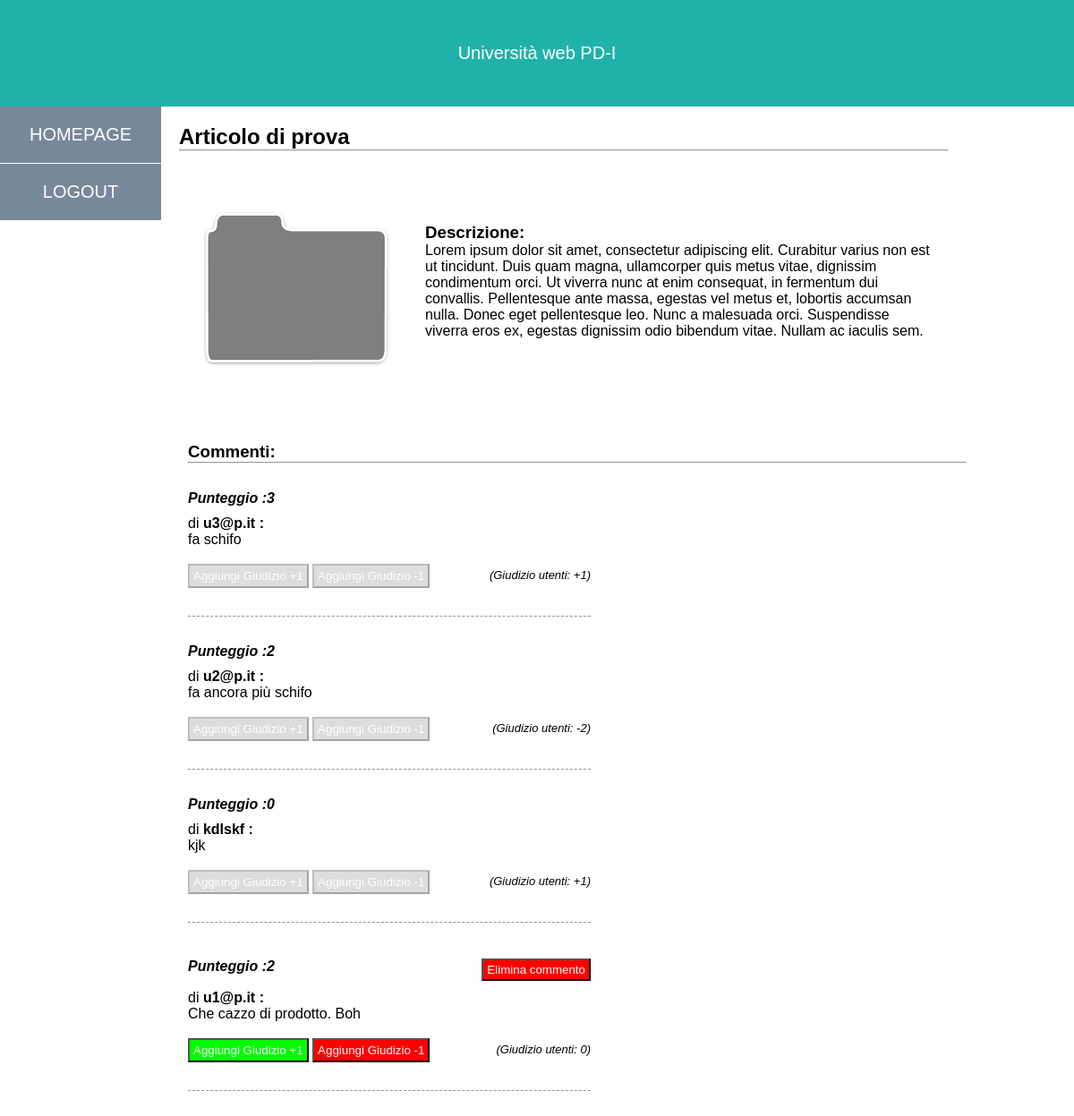
Screenshot of /articolo.php?id=1&controlla_cookies (signed in) with the database file from the repository.
### tables this page shows
CREATE TABLE IF NOT EXISTS `articoli` (
  `id_articolo` int(11) NOT NULL AUTO_INCREMENT,
  `nome` varchar(255) NOT NULL,
  `descrizione` text NOT NULL,
  `immagine` varchar(255) NOT NULL DEFAULT '',
  PRIMARY KEY (`id_articolo`)
);

CREATE TABLE IF NOT EXISTS `commenti` (
  `id_commento` int(11) NOT NULL AUTO_INCREMENT,
  `testo` text NOT NULL,
  `punteggio` int(11) NOT NULL DEFAULT '-1',
  `fk_id_utente` int(11) NOT NULL,
  `fk_id_articolo` int(11) NOT NULL,
  PRIMARY KEY (`id_commento`)
);

CREATE TABLE IF NOT EXISTS `utenti` (
  `id_utente` int(11) NOT NULL AUTO_INCREMENT,
  `nome` varchar(255) NOT NULL,
  `cognome` varchar(255) NOT NULL,
  `mail` varchar(255) NOT NULL,
  `password` varchar(255) NOT NULL,
  PRIMARY KEY (`id_utente`)
);

### query.php (called while the page is built, shortened)
<?php
include_once("functions.php");
function select_articolo($id_articolo){
	global $db_conn;
	$query = "SELECT * from articoli where id_articolo  = $id_articolo";
	$res = mysqli_query($db_conn,$query);
	return get_result_to_array($res,true);
}
function commenti_articolo($id_articolo){
	global $db_conn;
	$id_utente = (isset($_SESSION['id_utente']))? $_SESSION['id_utente'] : 0;
	if($id_utente!=0)
		$filtro_risorsa="and fk_id_utente = ".$id_utente;
	else
		$filtro_risorsa="";
	$query = "select commenti.*,utenti.*,IFNULL((select sum(tipo) from giudizi where fk_id_commento = commenti.id_commento),0) as giudizio_totale,IFNULL((select count(*) from giudizi where fk_id_commento = commenti.id_commento $filtro_risorsa),0) as giudizi_utente
		  from commenti
		  inner join utenti on commenti.fk_id_utente = utenti.id_utente where commenti.fk_id_articolo = $id_articolo";
	$res = mysqli_query($db_conn,$query);
	if(!$res) return array();
	else return get_result_to_array($res);
}
function gia_commentato($id_articolo){
	global $db_conn;
	$id_utente = (isset($_SESSION['id_utente']))? $_SESSION['id_utente'] : 0;
	if($id_utente!=0)
		$filtro_risorsa="and fk_id_utente = ".$id_utente;
	else
		$filtro_risorsa="";
	$query = "SELECT count(*) as numero_commenti  from commenti where fk_id_articolo  = $id_articolo $filtro_risorsa";
	$res = mysqli_query($db_conn,$query);
	$row = mysqli_fetch_array($res);
	if($row["numero_commenti"] > 0) {
		return true;
	}
	return false;
}
?>

### functions.php (called while the page is built, shortened)
<?php
function get_result_to_array($st,$single_element=false){
	$result_data = array();
	$array_temp = array();
	while($result = mysqli_fetch_assoc($st)){
		unset($array_temp);
		$array_temp=array();
		foreach($result as $key=>$value){
			$array_temp[$key] = $value;
		}
		$result_data[] = $array_temp;
	}
	if($single_element)
		return $array_temp;
	else
		return $result_data;
}
?>

### articolo.php (the view, shortened to what this page needs)
<?php
$id_articolo = $_GET["id"];
$gia_commentato = gia_commentato($id_articolo);
?>
<!doctype html>
<html>
  <head>
    <link rel = 'stylesheet' type = 'text/css' href = './css/general_style.css'>
  </head>
  <body>
    <div id = 'contenitore'>
        <div id = 'intestazione'>
            <a href="<?php echo __LINK_SITO__ ?>"><?php echo __NOME_SITO__ ?><a/>
        </div>
	<div id='parte_centrale'>
		<?php
			include_once "./barra_laterale.php";
		?>
		<?php
			$articolo = select_articolo($id_articolo);
			$row_cnt = count($articolo);
		?>
				<div id = 'contenuto'>
				<?php
					if (!$row_cnt>0) {
				?>
					<div class="alert_panel">
						<div style="top_panel">
							<h2>Articolo inesistente</h2>
						</div>
					</div>
				<?php
					}
					else {
				?>
						<div class="titolo_articolo">
							<h2><?php echo $articolo["nome"]; ?></h2>
							<hr/>
						</div>
						<div class="blocco_immagine">
							<div class="top_immagine">
								<img class="immagine" src="./image/<?php echo $articolo["immagine"]; ?>" alt="Immagine prodotto" />
								<div>
									<h3>Descrizione:</h3>
									<?php echo $articolo["descrizione"]; ?>
								</div>
							</div>
						</div>
						<div style="blocco_main">
							<div class="top_commenti">
								<div style="margin-left:20px;">
									<h3>Commenti:</h3>
									<hr/>
								</div>
									<?php
									$commenti = commenti_articolo($id_articolo);
									foreach ($commenti as $index=>$commento) {
										$btn_positive="success_button";
										$btn_negative="danger_button";
										$btn_blank="blank_button";
										$disabled_button="";
										if($commento["giudizi_utente"]>=3){
											$button_class_positive=$btn_blank;
											$button_class_negative=$btn_blank;
											$disabled_button="disabled";
										}
										else {
											$button_class_positive=$btn_positive;
											$button_class_negative=$btn_negative;
											$disabled_button="";
										}
										$formatted_giudizio="0";
										if($commento["giudizio_totale"]<0){
											$formatted_giudizio = $commento["giudizio_totale"];
										}
										else if($commento["giudizio_totale"]>0){
											$formatted_giudizio = "+".$commento["giudizio_totale"];
										}
									?>
										<div class="blocco_commenti">
											<div class="commento">
												<div class="blocco_top">
												<?php if(isset($_SESSION['logged']) && isset($_SESSION['id_utente']) && $_SESSION['id_utente'] == $commento["fk_id_utente"]){ ?>
													<div class="punteggio floating_left"><b><i>Punteggio :<?php echo $commento["punteggio"]; ?></i></b></div>
													<form id="elimina_commento" action="<?php echo __LINK_SITO__."articolo.php?id=".$id_articolo ?>&controlla_cookies" method="post" >
														<span class="span_button comment_button">
															<button class="danger_button" alt="elimina commento" id="elimina_commento" name="elimina_commento" type="submit">Elimina commento</button>
														</span>
													</form>
												<?php }
												else{?>
													<div class="punteggio"><b><i>Punteggio :<?php echo $commento["punteggio"]; ?></i></b></div>
												<?php }?>
												</div>
												<div class="autore">di <b><?php echo $commento["mail"]; ?> :</b></div>
												<p>
													<?php echo $commento["testo"]; ?>
												</p>
												<br/>
												<div class="blocco_giudizio">
													<?php if(isset($_SESSION['logged'])){?>
													<form id="aggiungi_giudizio" action="<?php echo __LINK_SITO__."articolo.php?id=".$id_articolo ?>&controlla_cookies" method="post" >
														<button class="<?php echo $button_class_positive ?>" type="submit" alt="assegna un giudizio positivo" id="bottone_giudizio_positivo" name="tipo_giudizio"  value="1" type="submit" <?php echo " $disabled_button"; ?>>Aggiungi Giudizio +1</button>
														<button class="<?php echo $button_class_negative ?>" type="submit" alt="aggiungi commento" id="bottone_giudizio_negativo" name="tipo_giudizio" value="-1" type="submit" <?php echo " $disabled_button"; ?>>Aggiungi Giudizio -1</button>
													</form>
													<?php }?>
												</div>
												<div class="print_giudizio">(Giudizio utenti: <?php  echo $formatted_giudizio ?></i>)</div><br>
											</div>
										</div>
									<?php
									}
									?>
							</div>
						</div>
		<?php
						}
		?>
				</div>
			</div>
        </div>
  </body>
</html>

### css/general_style.css (style rules this page uses)
* { margin:0px; padding:0px; }
html,body,#contenitore { height:100%; }
body { font-family: Helvetica, Arial, sans-serif; }
#parte_centrale { position:relative; height:100%; width: 100%; display: table; }
#intestazione { position:relative; width: 100%; background-color: #20B2AA; color: #fff; text-align: center; padding: 3em 0px; }
#intestazione > a { color: #fff; text-decoration: none; font-size: 15pt; }
#contenuto { position:relative; height: 100%; width: 75%; float:left; }
.success_button { background-color:#00ff00; color:#fff; padding:4px; }
.danger_button { background-color:#ff0000; color:#fff; padding:4px; }
.blank_button { background-color:#ddd; color:#fff; padding:4px; }
.titolo_articolo,.intestazione_blocco { padding: 20px; }
.blocco_immagine { margin:20px;padding: 20px; position:relative; display:inline-block; }
.top_immagine { margin-top:20px; }
.immagine { float:left; padding-right:30px; margin-top:-40px; width:"300px"; height:"300px"; }
.top_commenti { margin-top:20px; padding-left:10px; }
.top_commenti { padding-left:10px; }
.blocco_commenti { width: 450px; margin-top: 30px; margin-left:20px; padding-bottom: 40px; border-bottom: dashed #949292 1px; }
.blocco_commenti:last-of-type { margin-bottom:50px; }
.punteggio { margin-top:10px; }
.floating_left { float:left; }
.autore { margin-top:10px; }
.blocco_giudizio { float:left; }
.print_giudizio { float:right; line-height:2; font-style: italic; font-size: small; }
.span_button { display: block; text-align: right; margin-top:10px; }
.comment_button { padding-top: 10px; }
.comment_button button { height: 25px; text-align: center; padding: 0px 4px 0px 4px; }

### rows the page displays
articoli: nome "Articolo di prova", immagine (placeholder picture), descrizione "Lorem ipsum dolor sit amet, consectetur adipiscing elit. Curabitur varius non est ut tincidunt. Duis quam magna, ullamcorper quis metus vitae, dignissim condimentum orci. Ut viverra nunc at enim consequat, in fermentum dui convallis. Pellentesque ante massa, egestas vel metus et, lobortis accumsan nulla. Donec eget pellentesque leo. Nunc a malesuada orci. Suspendisse viverra eros ex, egestas dignissim odio bibendum vitae. Nullam ac iaculis sem."
commenti: punteggio "3", utenti.mail "u3@p.it", testo "fa schifo", formatted_giudizio "+1"
commenti: punteggio "2", utenti.mail "u2@p.it", testo "fa ancora più schifo", formatted_giudizio "-2"
commenti: punteggio "0", utenti.mail "kdlskf", testo "kjk", formatted_giudizio "+1"
commenti: punteggio "2", utenti.mail "u1@p.it", testo "Che cazzo di prodotto. Boh", formatted_giudizio "0"

### other values shown
__NOME_SITO__ "Università web PD-I"
